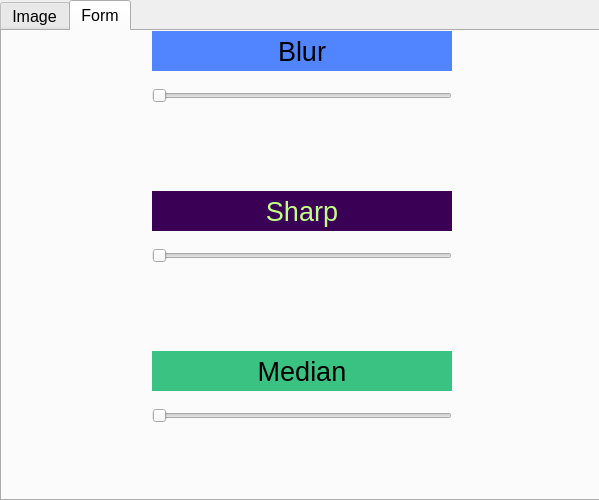
<?xml version="1.0" encoding="UTF-8"?>
<ui version="4.0">
 <class>MainWindow</class>
 <widget class="QMainWindow" name="MainWindow">
  <property name="geometry">
   <rect>
    <x>0</x>
    <y>0</y>
    <width>599</width>
    <height>500</height>
   </rect>
  </property>
  <property name="windowTitle">
   <string>MainWindow</string>
  </property>
  <widget class="QWidget" name="centralwidget">
   <widget class="QTabWidget" name="tabWidget">
    <property name="geometry">
     <rect>
      <x>0</x>
      <y>0</y>
      <width>600</width>
      <height>501</height>
     </rect>
    </property>
    <property name="sizePolicy">
     <sizepolicy hsizetype="Expanding" vsizetype="Expanding">
      <horstretch>0</horstretch>
      <verstretch>0</verstretch>
     </sizepolicy>
    </property>
    <property name="maximumSize">
     <size>
      <width>16777215</width>
      <height>521</height>
     </size>
    </property>
    <property name="font">
     <font>
      <pointsize>12</pointsize>
     </font>
    </property>
    <property name="tabPosition">
     <enum>QTabWidget::North</enum>
    </property>
    <property name="tabShape">
     <enum>QTabWidget::Rounded</enum>
    </property>
    <property name="currentIndex">
     <number>1</number>
    </property>
    <property name="iconSize">
     <size>
      <width>32</width>
      <height>32</height>
     </size>
    </property>
    <property name="elideMode">
     <enum>Qt::ElideMiddle</enum>
    </property>
    <property name="movable">
     <bool>false</bool>
    </property>
    <widget class="QWidget" name="tab_2">
     <attribute name="title">
      <string>Image</string>
     </attribute>
     <widget class="QLabel" name="picture">
      <property name="geometry">
       <rect>
        <x>0</x>
        <y>12</y>
        <width>600</width>
        <height>501</height>
       </rect>
      </property>
      <property name="text">
       <string/>
      </property>
      <property name="pixmap">
       <pixmap>C:/Users/selim/OneDrive/Изображения/Saved Pictures/Lelouch.png.jpg</pixmap>
      </property>
     </widget>
    </widget>
    <widget class="QWidget" name="tab_3">
     <attribute name="title">
      <string>Form</string>
     </attribute>
     <widget class="QLabel" name="label_blur">
      <property name="geometry">
       <rect>
        <x>150</x>
        <y>0</y>
        <width>300</width>
        <height>40</height>
       </rect>
      </property>
      <property name="font">
       <font>
        <pointsize>20</pointsize>
        <weight>50</weight>
        <bold>false</bold>
       </font>
      </property>
      <property name="styleSheet">
       <string notr="true">background-color: rgb(80, 133, 255);</string>
      </property>
      <property name="text">
       <string>Blur</string>
      </property>
      <property name="alignment">
       <set>Qt::AlignCenter</set>
      </property>
      <property name="wordWrap">
       <bool>false</bool>
      </property>
      <property name="indent">
       <number>10</number>
      </property>
     </widget>
     <widget class="QSlider" name="slider_blur">
      <property name="geometry">
       <rect>
        <x>150</x>
        <y>50</y>
        <width>300</width>
        <height>30</height>
       </rect>
      </property>
      <property name="styleSheet">
       <string notr="true"/>
      </property>
      <property name="orientation">
       <enum>Qt::Horizontal</enum>
      </property>
     </widget>
     <widget class="QLabel" name="label_sharp">
      <property name="geometry">
       <rect>
        <x>150</x>
        <y>160</y>
        <width>300</width>
        <height>40</height>
       </rect>
      </property>
      <property name="font">
       <font>
        <pointsize>20</pointsize>
        <weight>50</weight>
        <bold>false</bold>
       </font>
      </property>
      <property name="styleSheet">
       <string notr="true">background-color: rgb(57, 0, 86);
color: rgb(193, 255, 134);</string>
      </property>
      <property name="text">
       <string>Sharp</string>
      </property>
      <property name="alignment">
       <set>Qt::AlignCenter</set>
      </property>
      <property name="wordWrap">
       <bool>false</bool>
      </property>
      <property name="indent">
       <number>10</number>
      </property>
     </widget>
     <widget class="QSlider" name="slider_sharp">
      <property name="geometry">
       <rect>
        <x>150</x>
        <y>210</y>
        <width>300</width>
        <height>30</height>
       </rect>
      </property>
      <property name="styleSheet">
       <string notr="true"/>
      </property>
      <property name="orientation">
       <enum>Qt::Horizontal</enum>
      </property>
     </widget>
     <widget class="QLabel" name="label_median">
      <property name="geometry">
       <rect>
        <x>150</x>
        <y>320</y>
        <width>300</width>
        <height>40</height>
       </rect>
      </property>
      <property name="font">
       <font>
        <pointsize>20</pointsize>
        <weight>50</weight>
        <bold>false</bold>
       </font>
      </property>
      <property name="styleSheet">
       <string notr="true">background-color: rgb(58, 194, 130);
</string>
      </property>
      <property name="text">
       <string>Median</string>
      </property>
      <property name="alignment">
       <set>Qt::AlignCenter</set>
      </property>
      <property name="wordWrap">
       <bool>false</bool>
      </property>
      <property name="indent">
       <number>10</number>
      </property>
     </widget>
     <widget class="QSlider" name="slider_median">
      <property name="geometry">
       <rect>
        <x>150</x>
        <y>370</y>
        <width>300</width>
        <height>30</height>
       </rect>
      </property>
      <property name="styleSheet">
       <string notr="true"/>
      </property>
      <property name="orientation">
       <enum>Qt::Horizontal</enum>
      </property>
     </widget>
    </widget>
   </widget>
  </widget>
 </widget>
 <resources/>
 <connections/>
</ui>
